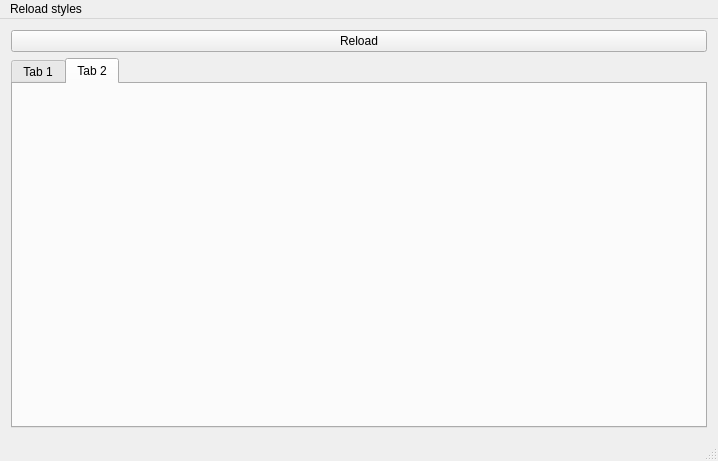
<?xml version="1.0" encoding="UTF-8"?>
<ui version="4.0">
 <class>MainWindow</class>
 <widget class="QMainWindow" name="MainWindow">
  <property name="geometry">
   <rect>
    <x>0</x>
    <y>0</y>
    <width>718</width>
    <height>461</height>
   </rect>
  </property>
  <property name="windowTitle">
   <string>MainWindow</string>
  </property>
  <property name="styleSheet">
   <string notr="true"/>
  </property>
  <widget class="QWidget" name="centralWidget">
   <layout class="QGridLayout" name="gridLayout_3">
    <item row="0" column="0">
     <widget class="QPushButton" name="pushButton">
      <property name="text">
       <string>Reload</string>
      </property>
     </widget>
    </item>
    <item row="1" column="0">
     <widget class="QTabWidget" name="tabWidget">
      <property name="styleSheet">
       <string notr="true"/>
      </property>
      <property name="currentIndex">
       <number>1</number>
      </property>
      <widget class="QWidget" name="tab">
       <attribute name="title">
        <string>Tab 1</string>
       </attribute>
      </widget>
      <widget class="QWidget" name="tab_2">
       <attribute name="title">
        <string>Tab 2</string>
       </attribute>
       <layout class="QGridLayout" name="gridLayout"/>
      </widget>
     </widget>
    </item>
   </layout>
  </widget>
  <widget class="QMenuBar" name="menuBar">
   <property name="geometry">
    <rect>
     <x>0</x>
     <y>0</y>
     <width>718</width>
     <height>22</height>
    </rect>
   </property>
   <widget class="QMenu" name="menuReload_styles">
    <property name="title">
     <string>Reload styles</string>
    </property>
    <addaction name="separator"/>
   </widget>
   <addaction name="menuReload_styles"/>
  </widget>
  <widget class="QStatusBar" name="statusBar"/>
  <action name="actionReload">
   <property name="text">
    <string>Reload</string>
   </property>
  </action>
 </widget>
 <layoutdefault spacing="6" margin="11"/>
 <resources/>
 <connections/>
</ui>
